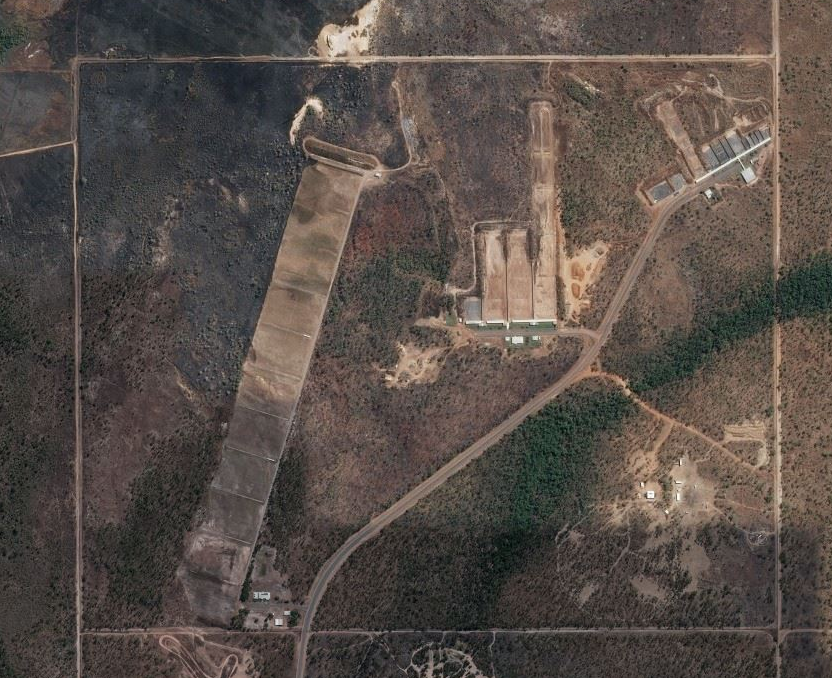
#> input picture map4.PNG, 832 x 678 px, found by its file name
$ python imageProcessing_ver3.py
#> lines starting #> are read from the running program, lines starting #| are printed output that depends on the picture; after the words box and inside, x2 and y2 are one past the last pixel; in counts of white or black regions, pixels touching at a corner belong together
import numpy as np
import matplotlib.pyplot as plt
from matplotlib import pylab as pylab
from skimage import io
from skimage import color
import cv2 as cv
from skimage.feature import canny
from skimage.filters import sobel

def read_image(filename):
#> called with filename = '.\\map4.PNG'
    image = io.imread(filename)
#> image is the input picture: shape (678, 832, 4); mean R, G, B, A 87.5, 78, 72.4, 255
    image = color.rgb2gray(image)
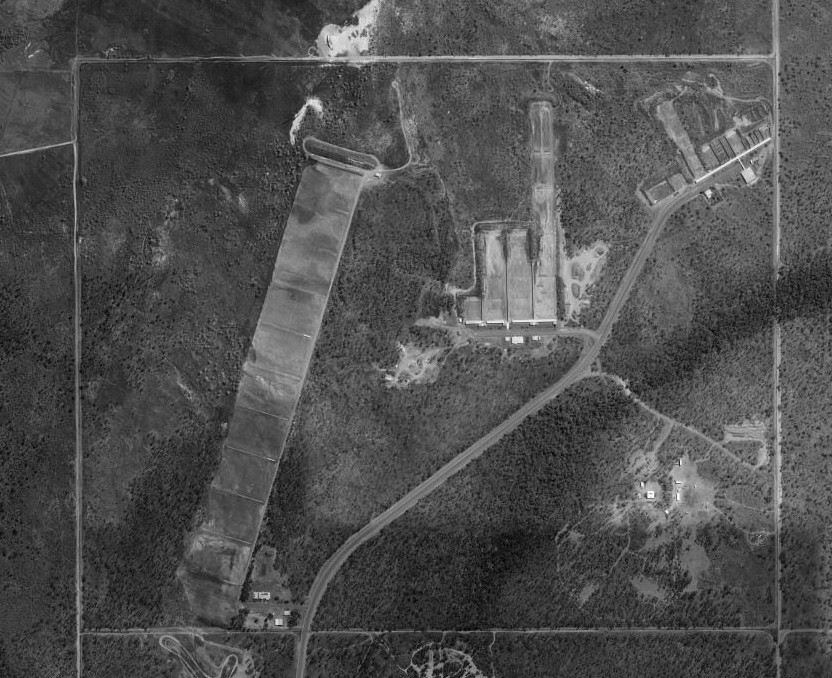
#> image: shape (678, 832) float64; min 0.005, max 0.999, mean 0.312
    #image = right_orient_mammogram(image)
    return image


def apply_canny(image):
    canny_img = canny(image, 5)
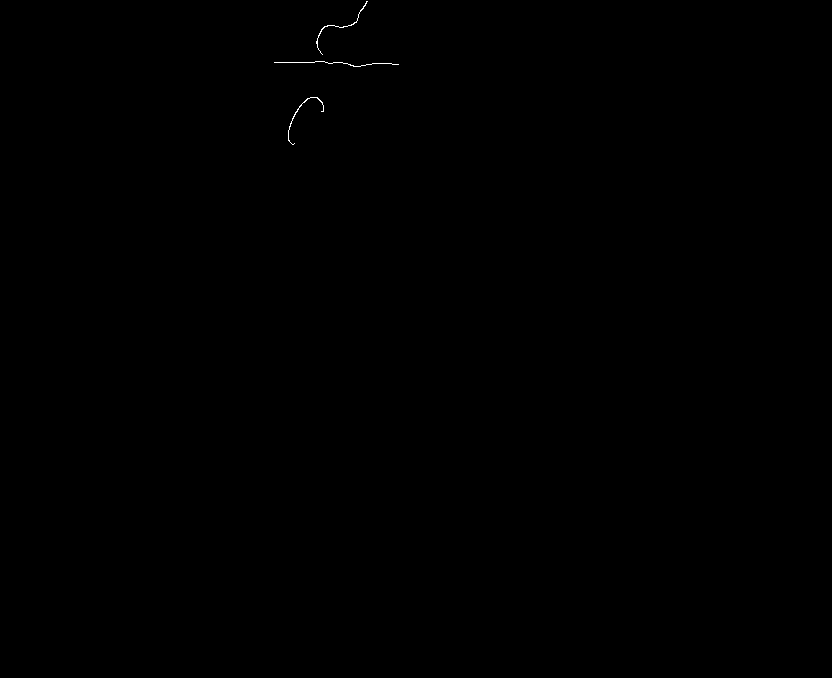
#> canny_img: shape (678, 832) bool; 0.06% white in thin lines or dots, all inside (x1, y1, x2, y2) = (274, 1, 399, 145)
    return sobel(canny_img)

img = read_image('.\map4.PNG')


gray = apply_canny(img)


cv.imshow('Hough Line', img)
cv.imwrite('houghlines5.jpg',gray)
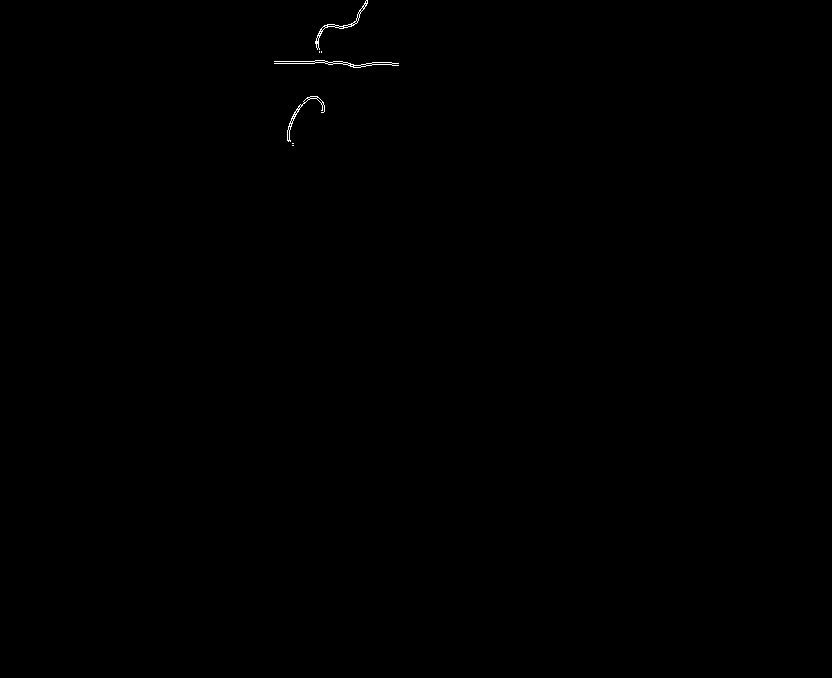
#> saved as houghlines5.jpg: shape (678, 832); values 0 (black) and 1 (white), 0.11% white in thin lines or dots, all inside (x1, y1, x2, y2) = (274, 0, 399, 146)
cv.waitKey(0)

$ run again, with Map1.png copied over map4.PNG
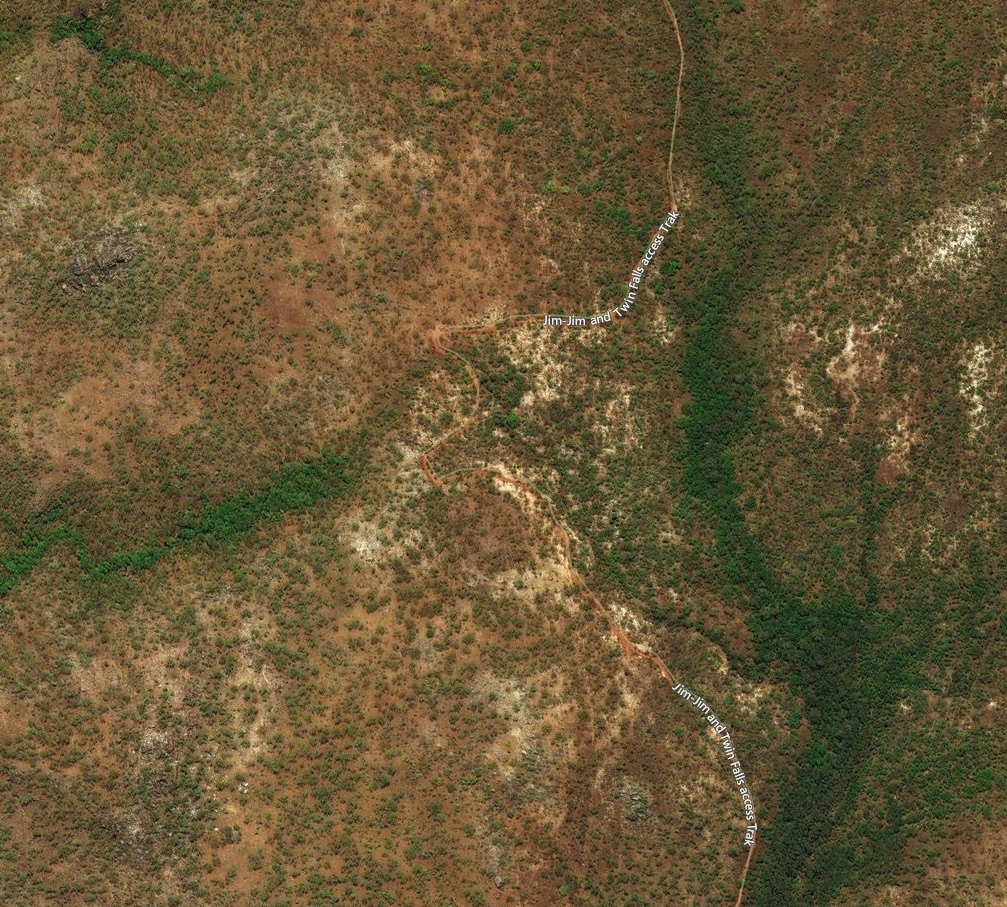
#> input picture Map1.png, 1007 x 907 px, found by its file name
#> in read_image, image is the input picture: shape (907, 1007, 4); mean R, G, B, A 103.7, 87.7, 54.4, 255
#> in read_image, `image = color.rgb2gray(image)`:
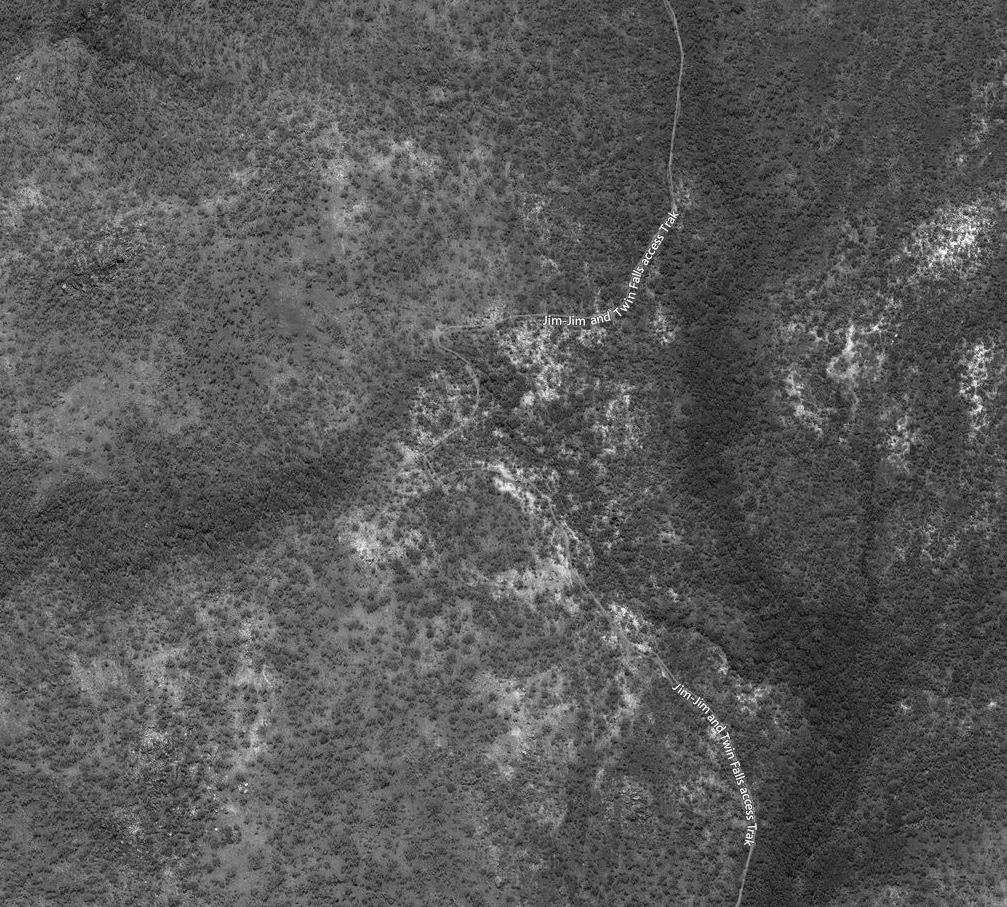
#> image: shape (907, 1007) float64; min 0.00561, max 0.999, mean 0.348
#> canny_img: shape (907, 1007) bool; 0.04% white in thin lines or dots, all inside (x1, y1, x2, y2) = (490, 220, 978, 576)

$ run again, with Map2.png copied over map4.PNG
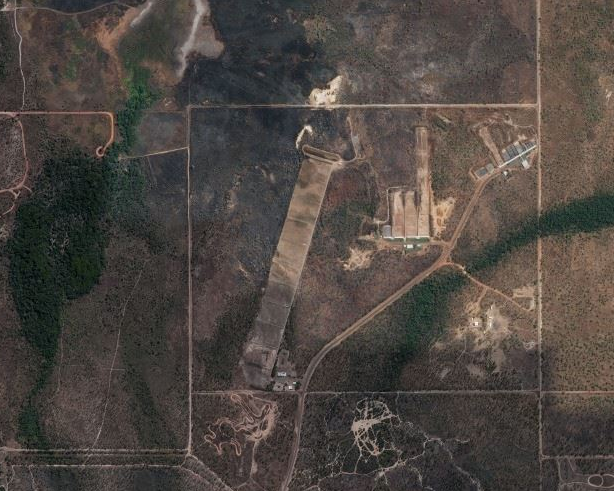
#> input picture Map2.png, 614 x 491 px, found by its file name
#> in read_image, image is the input picture: shape (491, 614, 4); mean R, G, B, A 78.5, 71.2, 66.1, 255
#> in read_image, `image = color.rgb2gray(image)`:
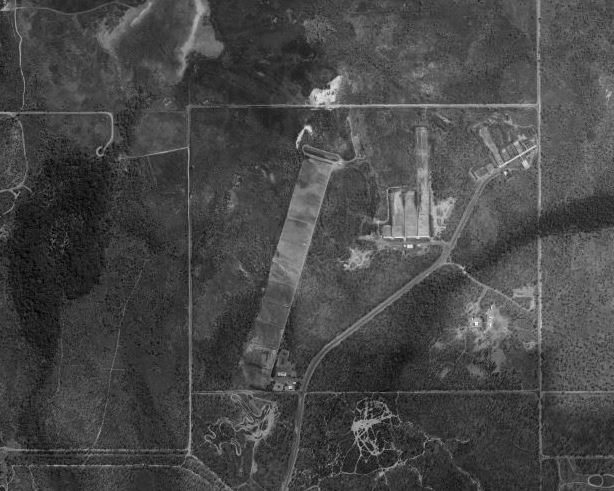
#> image: shape (491, 614) float64; min 0.00589, max 0.958, mean 0.284
#> canny_img: shape (491, 614) bool; 0.04% white in thin lines or dots, all inside (x1, y1, x2, y2) = (202, 1, 341, 109)

$ run again, with map3.PNG copied over map4.PNG
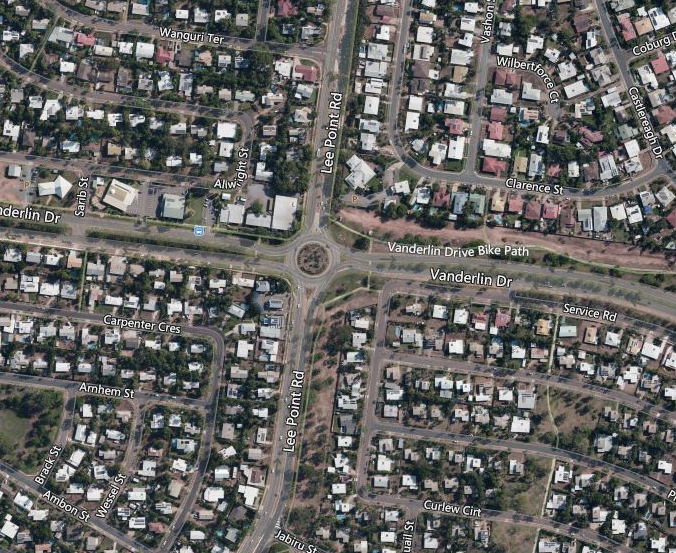
#> input picture map3.PNG, 676 x 553 px, found by its file name
#> in read_image, image is the input picture: shape (553, 676, 4); mean R, G, B, A 102.9, 101.8, 99.6, 255
#> image: shape (553, 676) float64
#> in apply_canny, `canny_img = canny(image, 5)`:
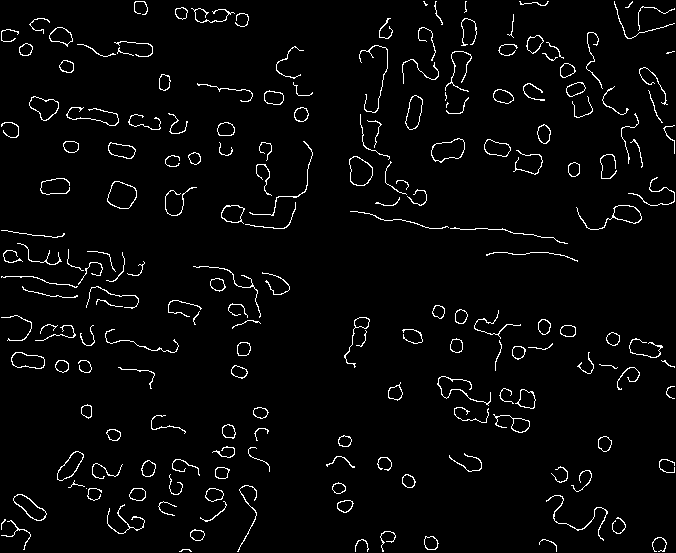
#> canny_img: shape (553, 676) bool; 3.2% white in thin lines or dots
#> `cv.imwrite('houghlines5.jpg',gray)`:
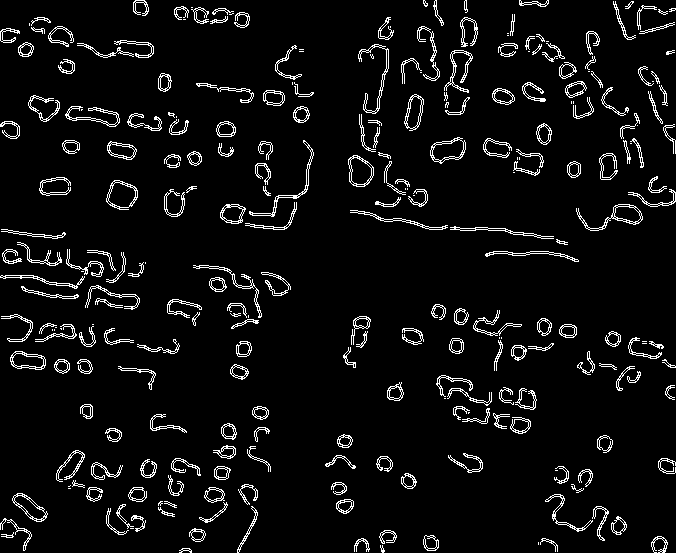
#> saved as houghlines5.jpg: shape (553, 676); values 0 (black) and 1 (white), 5.8% white in thin lines or dots
